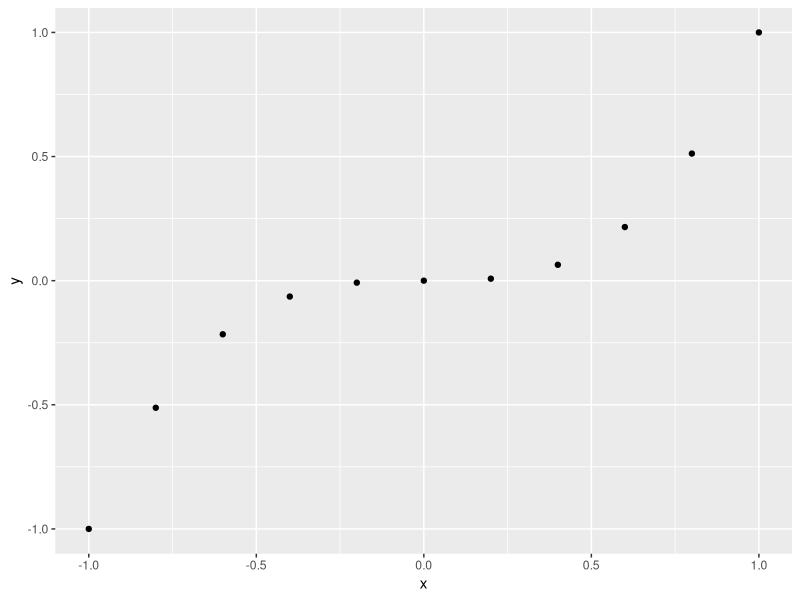
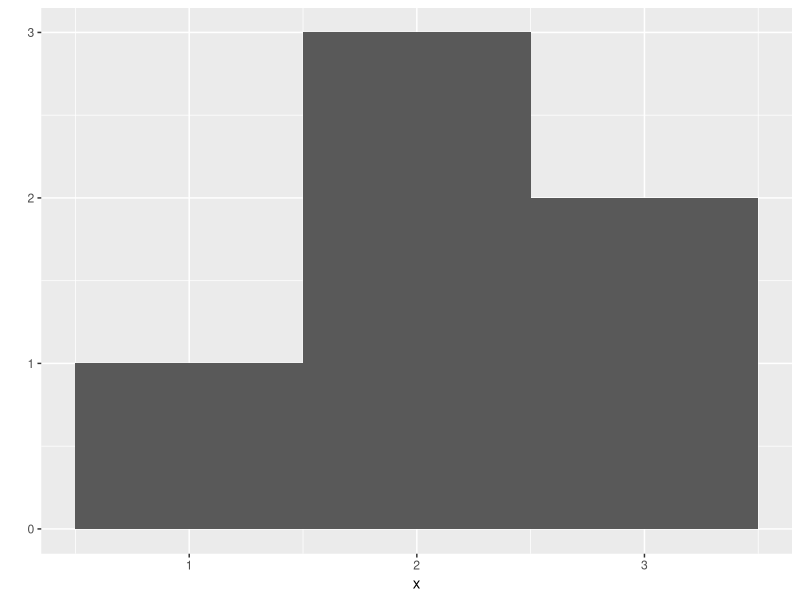
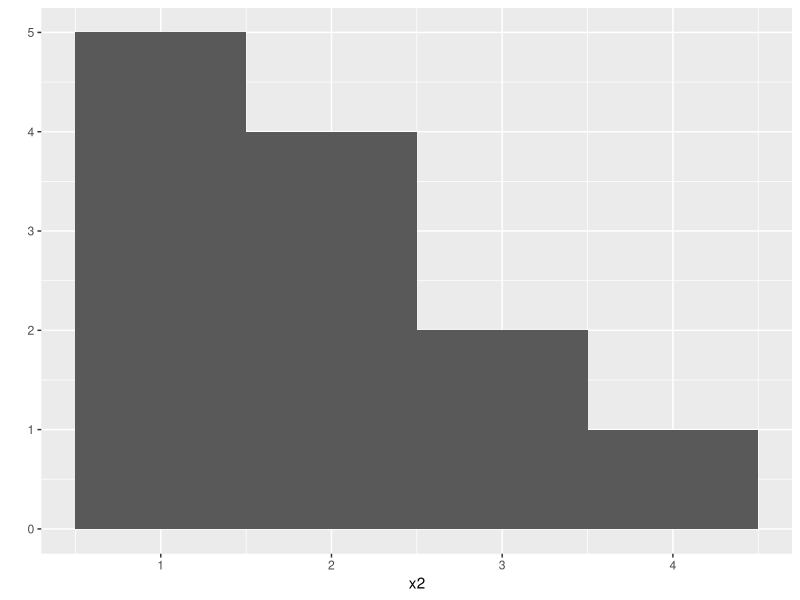

Here is the R script that generated these plots, in order: (Note: this script raises an error after producing the figures.)
# Chapter 2

("ggplot2")
library("ggplot2")

x <- seq(-1,1, by = 0.2) # from -1 to 1 by 0.2
x

y <- x^3
qplot(x,y) # Graph x and y

x <- c(1,2,2,2,3,3)
qplot(x,binwidth=1)

x2 <- c(1,1,1,1,1,2,2,2,2,3,3,4)
qplot(x2,binwidth=1)

replicate(3,1+2)
replicate(10,roll())

# Lets simulate 10000 rolls
rolls <- replicate(10000,roll())
qplot(rolls, binwidth=1)

#getting help 
?sqrt
?log10
?sample

??log # forgotten the function's name

roll4 <- function(){
  die <- 1:6
  dice <- sample(die,size=2,replace=TRUE, prob = c(1/8, 1/8, 1/8, 1/8,  1/8, 3/8))
  # To pick 1 through 5 with probability 1/8 and
  # 6 with probability 3/8
  sum(dice)
}
rolls <- replicate(10000,roll4())
qplot(rolls,binwidth=1)
